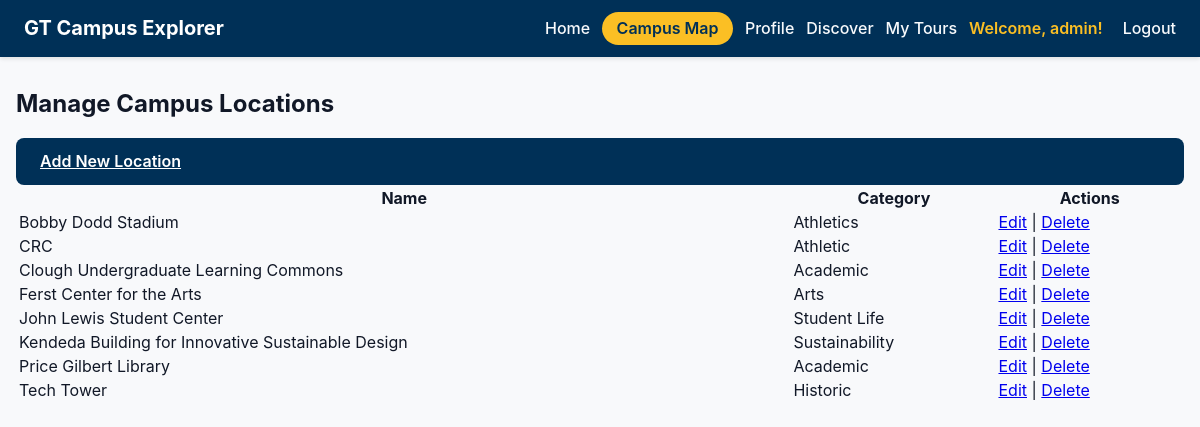
Before: /campus/manage/ (signed in) with the older database file.
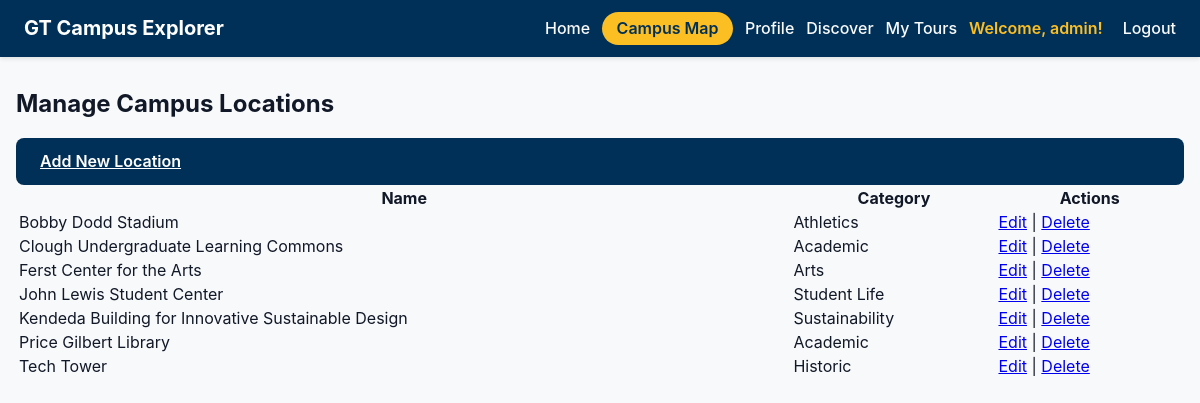
After: the same page with the newer database file.
### campus/models.py (models this page shows, shortened)
class Location(models.Model):
    name = models.CharField(
        max_length=120,
        unique=True,
        help_text="Displayed name of the campus location.",
    )
    slug = models.SlugField(
        unique=True,
        blank=True,
        help_text="URL-friendly identifier auto-generated from the name.",
    )
    description = models.TextField(
        help_text="High-level overview that appears in campus tour content.",
    )
    historical_info = models.TextField(
        blank=True,
        null=True,
        help_text="Optional historical context or fun facts for visitors.",
    )
    latitude = models.DecimalField(
        max_digits=9,
        decimal_places=6,
        help_text="Latitude in decimal degrees (positive for north).",
    )
    longitude = models.DecimalField(
        max_digits=9,
        decimal_places=6,
        help_text="Longitude in decimal degrees (negative for west).",
    )
    address = models.CharField(
        max_length=255,
        blank=True,
        help_text="Street address or building details shown in the tour.",
    )
    category = models.CharField(
        max_length=100,
        blank=True,
        help_text="Category used for filtering (e.g., Dining, Academic).",
    )
    image_url = models.URLField(
        blank=True,
        null=True,
        help_text="Link to an external photo if one is hosted elsewhere.",
    )
    photo = models.ImageField(
        upload_to='locations/photos/',
        blank=True,
        null=True,
        help_text="Upload location photo.",
    )
    class Meta:
        ordering = ['name']

### campus/views.py (the view)
# urls.py: path('manage/', views.manage_locations, name='manage_locations'),
@user_passes_test(admin_check)
def manage_locations(request):
    locations = Location.objects.all().order_by('name')
    return render(request, 'campus/manage_locations.html', {'locations': locations})

### campus/views.py (called while the page is built)
def admin_check(user):
    return user.is_staff

### campus/templates/campus/manage_locations.html
{% extends "base.html" %}
{% block content %}
<h2>Manage Campus Locations</h2>
<a href="{% url 'campus:add_location' %}" class="btn btn-primary">Add New Location</a>
<table>
  <tr>
    <th>Name</th>
    <th>Category</th>
    <th>Actions</th>
  </tr>
  {% for loc in locations %}
  <tr>
    <td>{{ loc.name }}</td>
    <td>{{ loc.category }}</td>
    <td>
      <a href="{% url 'campus:edit_location' loc.slug %}">Edit</a> |
      <a href="{% url 'campus:delete_location' loc.slug %}">Delete</a>
    </td>
  </tr>
  {% endfor %}
</table>
{% endblock %}

Changed rows visible on the page:
removed Location: name "CRC", category "Athletic"
